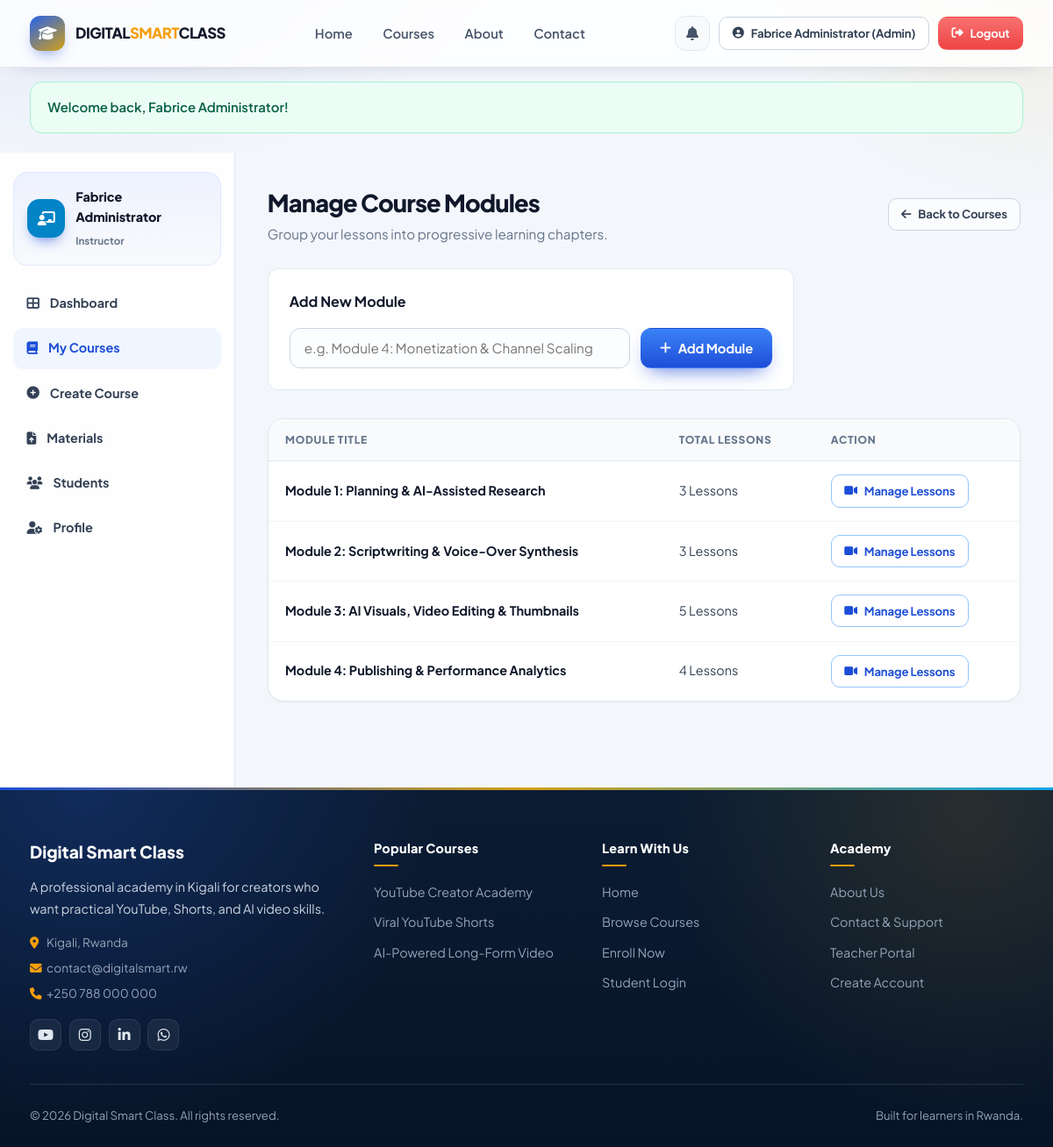
Page /teacher/modules.php?course_id=3 (signed in) on the committed database.
### tables this page shows
CREATE TABLE IF NOT EXISTS `modules` (
    `id` INT AUTO_INCREMENT PRIMARY KEY,
    `course_id` INT NOT NULL,
    `title` VARCHAR(180) NOT NULL,
    `order_num` INT DEFAULT 1,
    FOREIGN KEY (`course_id`) REFERENCES `courses`(`id`) ON DELETE CASCADE
);

### includes/auth.php (called while the page is built, shortened)
<?php
function is_logged_in() {
    return isset($_SESSION['user_id']) && !empty($_SESSION['user_id']);
}
function current_user() {
    return [
        'id'        => $_SESSION['user_id'],
        'role'      => $_SESSION['user_role'] ?? 'student',
        'role_id'   => $_SESSION['user_role_id'] ?? 3,
        'full_name' => $_SESSION['user_name'] ?? 'User',
        'email'     => $_SESSION['user_email'] ?? '',
    ];
}

### config/database.php (called while the page is built, shortened)
<?php
function site_url($path = '') {
    $protocol = (!empty($_SERVER['HTTPS']) && $_SERVER['HTTPS'] !== 'off') ? "https://" : "http://";
    $host = $_SERVER['HTTP_HOST'] ?? 'localhost';
    $scriptDir = str_replace('\\', '/', dirname($_SERVER['SCRIPT_NAME']));
    $baseDir = preg_replace('/(\/(student|teacher|admin|accountant|config|includes|assets))$/', '', $scriptDir);
    $baseDir = rtrim($baseDir, '/');
    return $protocol . $host . $baseDir . '/' . ltrim($path, '/');
}

### teacher/modules.php (the view, shortened to what this page needs)
<?php
require_once __DIR__ . '/../includes/teacher-auth.php';
$user = current_user();
$courseId = isset($_GET['course_id']) ? (int)$_GET['course_id'] : 1;
$modules = [];
if ($db_connected && $pdo) {
    try {
        $mStmt = $pdo->prepare("
            SELECT m.*, (SELECT COUNT(*) FROM lessons l WHERE l.module_id = m.id) as lesson_count
            FROM modules m
            WHERE m.course_id = :cid
            ORDER BY m.order_num ASC
        ");
        $mStmt->execute(['cid' => $courseId]);
        $modules = $mStmt->fetchAll();
    } catch (PDOException $e) {
        $modules = [];
    }
}
require_once __DIR__ . '/../includes/header.php';
?>
<div class="dashboard-layout">
    <aside class="sidebar">
        <div class="sidebar-user">
            <div class="sidebar-user-avatar" style="background: #0284c7;"><i class="fas fa-chalkboard-teacher"></i></div>
            <div class="sidebar-user-info">
                <h5><?= e($user['full_name']); ?></h5>
                <span>Instructor</span>
            </div>
        </div>
        <ul class="sidebar-menu">
            <li class="sidebar-item"><a href="<?= site_url('teacher/dashboard.php'); ?>"><i class="fas fa-th-large"></i> Dashboard</a></li>
            <li class="sidebar-item active"><a href="<?= site_url('teacher/courses.php'); ?>"><i class="fas fa-book"></i> My Courses</a></li>
            <li class="sidebar-item"><a href="<?= site_url('teacher/create-course.php'); ?>"><i class="fas fa-plus-circle"></i> Create Course</a></li>
            <li class="sidebar-item"><a href="<?= site_url('teacher/materials.php'); ?>"><i class="fas fa-file-upload"></i> Materials</a></li>
            <li class="sidebar-item"><a href="<?= site_url('teacher/students.php'); ?>"><i class="fas fa-users"></i> Students</a></li>
            <li class="sidebar-item"><a href="<?= site_url('teacher/profile.php'); ?>"><i class="fas fa-user-cog"></i> Profile</a></li>
        </ul>
    </aside>
    <main class="dashboard-main">
        <div class="dashboard-title-bar">
            <div>
                <h2>Manage Course Modules</h2>
                <p style="color: var(--gray-500); font-size: 0.95rem;">Group your lessons into progressive learning chapters.</p>
            </div>
            <a href="<?= site_url('teacher/courses.php'); ?>" class="btn btn-outline btn-sm">
                <i class="fas fa-arrow-left"></i> Back to Courses
            </a>
        </div>
        <div style="background: #ffffff; border: 1px solid #e2e8f0; border-radius: 12px; padding: 1.5rem; margin-bottom: 2rem; max-width: 600px;">
            <h4 style="font-weight: 700; color: #0f172a; margin-bottom: 1rem;">Add New Module</h4>
            <form action="" method="POST" style="display: flex; gap: 0.75rem;">
                <input type="text" name="module_title" class="form-control" required placeholder="e.g. Module 4: Monetization & Channel Scaling">
                <button type="submit" class="btn btn-primary" style="white-space: nowrap;">
                    <i class="fas fa-plus"></i> Add Module
                </button>
            </form>
        </div>
        <div class="table-card">
            <div class="table-responsive">
                <table>
                    <thead>
                        <tr>
                            <th>Module Title</th>
                            <th>Total Lessons</th>
                            <th>Action</th>
                        </tr>
                    </thead>
                    <tbody>
                        <?php if (empty($modules)): ?>
                            <tr>
                                <td style="font-weight: 600;">Module 1: YouTube Channel Architecture & Algorithms</td>
                                <td>4 Lessons</td>
                                <td>
                                    <a href="<?= site_url('teacher/lessons.php?module_id=1'); ?>" class="btn btn-sm btn-outline-primary">
                                        <i class="fas fa-video"></i> Manage Lessons
                                    </a>
                                </td>
                            </tr>
                            <tr>
                                <td style="font-weight: 600;">Module 2: Video Production & Thumbnail Packaging</td>
                                <td>4 Lessons</td>
                                <td>
                                    <a href="<?= site_url('teacher/lessons.php?module_id=2'); ?>" class="btn btn-sm btn-outline-primary">
                                        <i class="fas fa-video"></i> Manage Lessons
                                    </a>
                                </td>
                            </tr>
                        <?php else: ?>
                            <?php foreach ($modules as $m): ?>
                                <tr>
                                    <td style="font-weight: 700; color: #0f172a;"><?= e($m['title']); ?></td>
                                    <td><?= $m['lesson_count']; ?> Lessons</td>
                                    <td>
                                        <a href="<?= site_url('teacher/lessons.php?module_id=' . $m['id']); ?>" class="btn btn-sm btn-outline-primary">
                                            <i class="fas fa-video"></i> Manage Lessons
                                        </a>
                                    </td>
                                </tr>
                            <?php endforeach; ?>
                        <?php endif; ?>
                    </tbody>
                </table>
            </div>
        </div>
    </main>
</div>
<?php require_once __DIR__ . '/../includes/footer.php'; ?>

### rows in the picture
modules: title "Module 1: Planning & AI-Assisted Research", lesson_count "3"
modules: title "Module 2: Scriptwriting & Voice-Over Synthesis", lesson_count "3"
modules: title "Module 3: AI Visuals, Video Editing & Thumbnails", lesson_count "5"
modules: title "Module 4: Publishing & Performance Analytics", lesson_count "4"

### other values in the picture
$currentUser['full_name'] "Fabrice Administrator"
$roleLabel "Admin"
$msg "Welcome back, Fabrice Administrator!"
$user['full_name'] "Fabrice Administrator"
